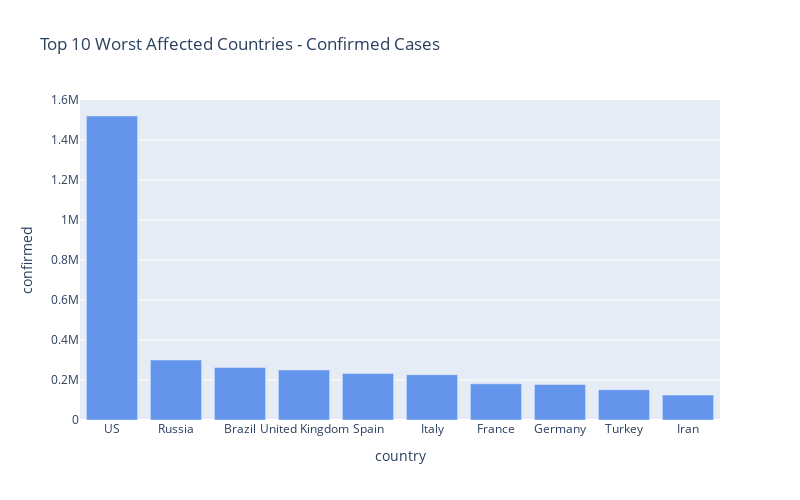

Write notebook code for a chart like this one.
### Markdown cell above
# Worst Hit Countries

### Code cell
px.bar(
    sort_countries.head(10),
    x = "country",
    y = "confirmed",
    title = "Top 10 Worst Affected Countries - Confirmed Cases",
    color_discrete_sequence=['cornflowerblue'],
    height = 500, 
    width = 800
)

### Figure 1 — Plotly figure (JSON) as saved in the notebook; plotly's stock layout.template omitted (floating-point values rounded to 4 significant figures)
{"data": [{"alignmentgroup": "True", "hovertemplate": "country=%{x}<br>confirmed=%{y}<extra></extra>", "legendgroup": "", "marker": {"color": "cornflowerblue"}, "name": "", "offsetgroup": "", "orientation": "v", "showlegend": false, "textposition": "auto", "type": "bar", "x": ["US", "Russia", "Brazil", "United Kingdom", "Spain", "Italy", "France", "Germany", "Turkey", "Iran"], "xaxis": "x", "y": [1519986, 299941, 262545, 250121, 232037, 226699, 180933, 177574, 151615, 124603], "yaxis": "y"}], "layout": {"barmode": "relative", "height": 500, "legend": {"tracegroupgap": 0}, "title": {"text": "Top 10 Worst Affected Countries - Confirmed Cases"}, "width": 800, "xaxis": {"anchor": "y", "domain": [0, 1], "title": {"text": "country"}}, "yaxis": {"anchor": "x", "domain": [0, 1], "title": {"text": "confirmed"}}}}
